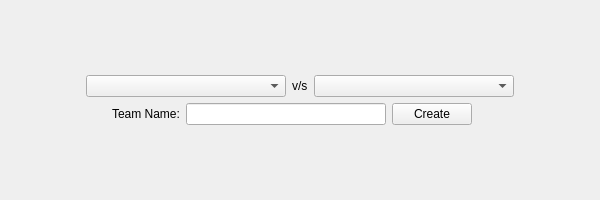
<?xml version="1.0" encoding="UTF-8"?>
<ui version="4.0">
 <class>newteam</class>
 <widget class="QWidget" name="newteam">
  <property name="geometry">
   <rect>
    <x>0</x>
    <y>0</y>
    <width>600</width>
    <height>200</height>
   </rect>
  </property>
  <property name="minimumSize">
   <size>
    <width>600</width>
    <height>200</height>
   </size>
  </property>
  <property name="maximumSize">
   <size>
    <width>600</width>
    <height>200</height>
   </size>
  </property>
  <property name="windowTitle">
   <string>New Team</string>
  </property>
  <layout class="QVBoxLayout" name="verticalLayout">
   <item>
    <spacer name="verticalSpacer">
     <property name="orientation">
      <enum>Qt::Vertical</enum>
     </property>
     <property name="sizeHint" stdset="0">
      <size>
       <width>20</width>
       <height>40</height>
      </size>
     </property>
    </spacer>
   </item>
   <item>
    <layout class="QHBoxLayout" name="horizontalLayout_3">
     <item>
      <spacer name="horizontalSpacer_4">
       <property name="orientation">
        <enum>Qt::Horizontal</enum>
       </property>
       <property name="sizeHint" stdset="0">
        <size>
         <width>40</width>
         <height>20</height>
        </size>
       </property>
      </spacer>
     </item>
     <item>
      <widget class="QComboBox" name="team1">
       <property name="minimumSize">
        <size>
         <width>200</width>
         <height>0</height>
        </size>
       </property>
      </widget>
     </item>
     <item>
      <widget class="QLabel" name="label_2">
       <property name="text">
        <string>v/s</string>
       </property>
      </widget>
     </item>
     <item>
      <widget class="QComboBox" name="team2">
       <property name="minimumSize">
        <size>
         <width>200</width>
         <height>0</height>
        </size>
       </property>
      </widget>
     </item>
     <item>
      <spacer name="horizontalSpacer_5">
       <property name="orientation">
        <enum>Qt::Horizontal</enum>
       </property>
       <property name="sizeHint" stdset="0">
        <size>
         <width>40</width>
         <height>20</height>
        </size>
       </property>
      </spacer>
     </item>
    </layout>
   </item>
   <item>
    <layout class="QHBoxLayout" name="horizontalLayout">
     <item>
      <spacer name="horizontalSpacer_3">
       <property name="orientation">
        <enum>Qt::Horizontal</enum>
       </property>
       <property name="sizeHint" stdset="0">
        <size>
         <width>87</width>
         <height>20</height>
        </size>
       </property>
      </spacer>
     </item>
     <item>
      <widget class="QLabel" name="label_3">
       <property name="text">
        <string>Team Name:</string>
       </property>
      </widget>
     </item>
     <item>
      <widget class="QLineEdit" name="teamname">
       <property name="minimumSize">
        <size>
         <width>200</width>
         <height>0</height>
        </size>
       </property>
      </widget>
     </item>
     <item>
      <widget class="QPushButton" name="createbutton">
       <property name="text">
        <string>Create</string>
       </property>
      </widget>
     </item>
     <item>
      <spacer name="horizontalSpacer_2">
       <property name="orientation">
        <enum>Qt::Horizontal</enum>
       </property>
       <property name="sizeHint" stdset="0">
        <size>
         <width>87</width>
         <height>20</height>
        </size>
       </property>
      </spacer>
     </item>
     <item>
      <widget class="QLabel" name="label">
       <property name="minimumSize">
        <size>
         <width>10</width>
         <height>0</height>
        </size>
       </property>
       <property name="text">
        <string/>
       </property>
      </widget>
     </item>
    </layout>
   </item>
   <item>
    <spacer name="verticalSpacer_2">
     <property name="orientation">
      <enum>Qt::Vertical</enum>
     </property>
     <property name="sizeHint" stdset="0">
      <size>
       <width>20</width>
       <height>40</height>
      </size>
     </property>
    </spacer>
   </item>
  </layout>
 </widget>
 <resources/>
 <connections/>
</ui>
